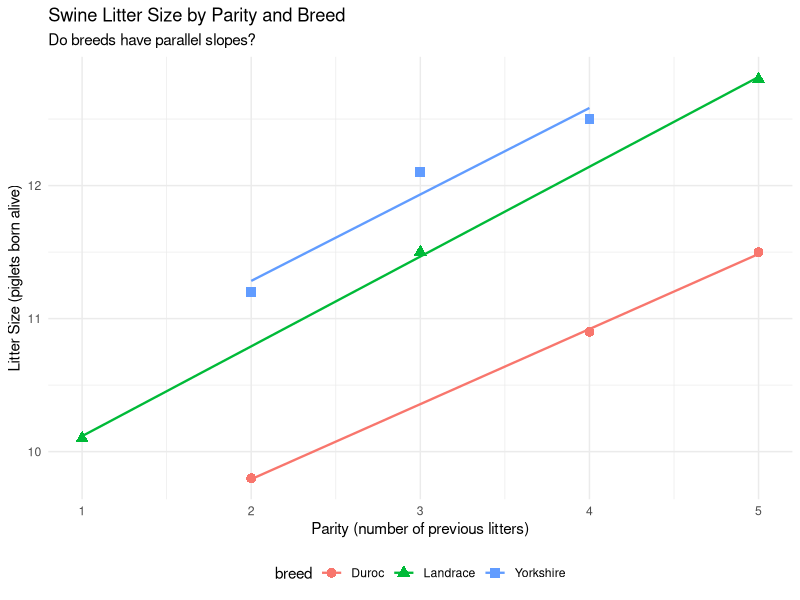
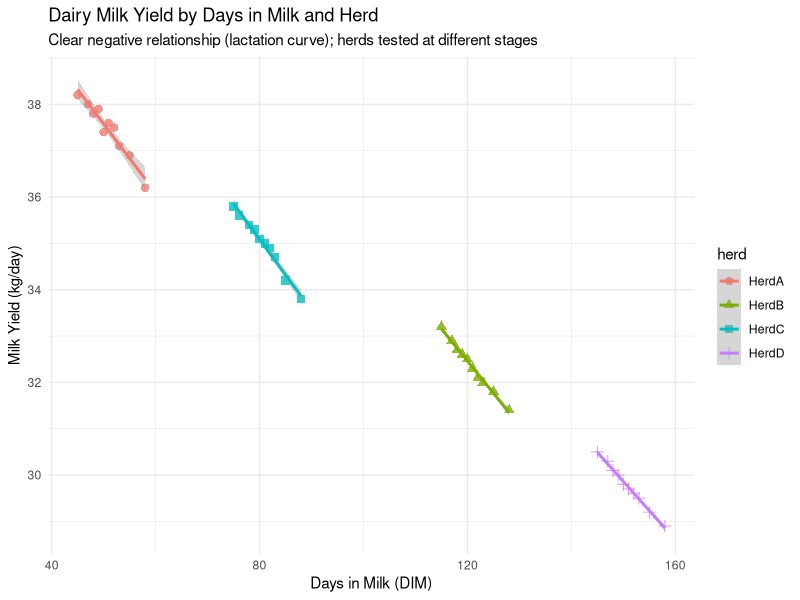
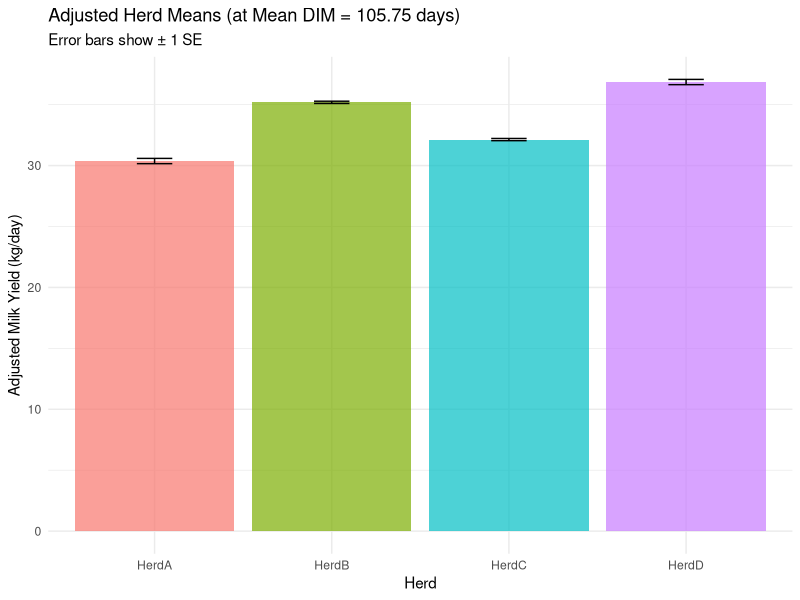
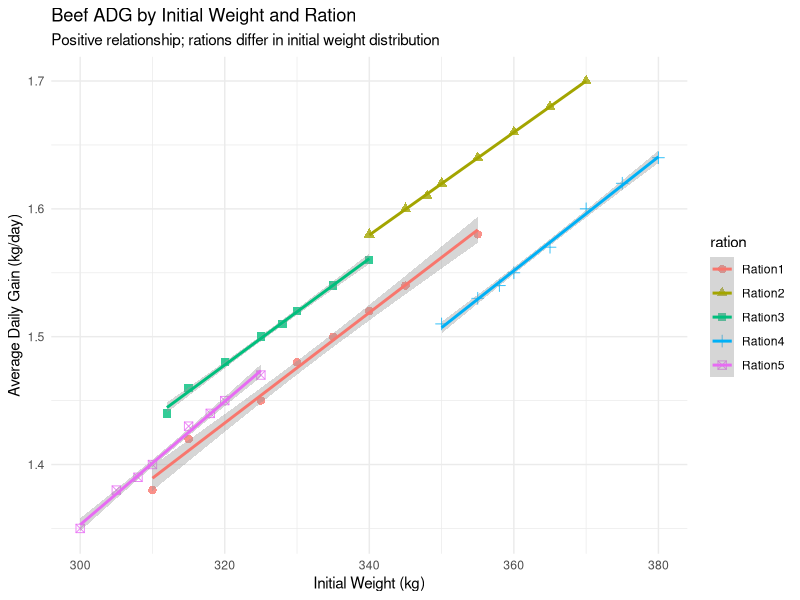
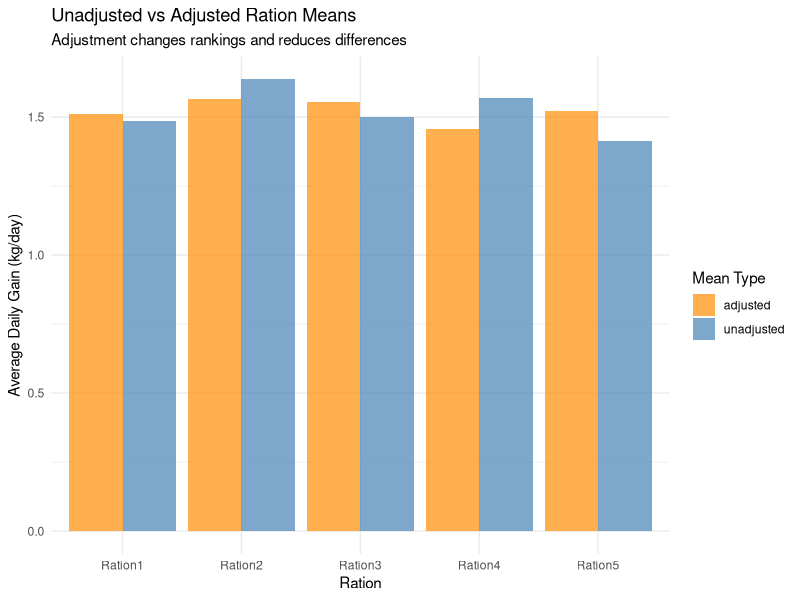
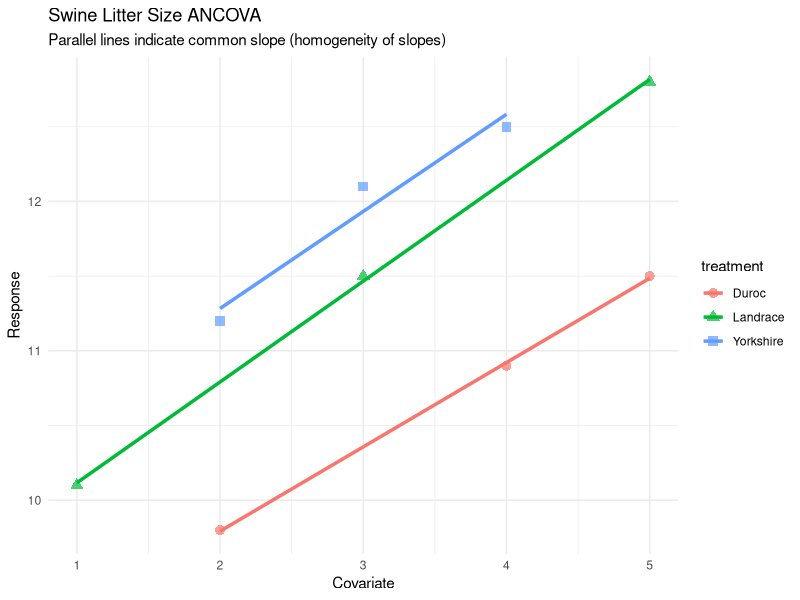

Generate these figures, in order, with R:
## ---- chunk 1
#| label: load-swine-data
#| message: false

# Load data
swine <- read.csv("data/swine_litter_parity.csv")
print(swine)

# Summary statistics
library(dplyr)
library(tidyr)

# By breed
swine_summary <- swine %>%
  group_by(breed) %>%
  summarise(
    n = n(),
    mean_parity = mean(parity),
    mean_litter = mean(litter_size),
    .groups = "drop"
  )
print(swine_summary)

# Overall
cat("\nOverall means:\n")
cat("Mean parity:", mean(swine$parity), "\n")
cat("Mean litter size:", mean(swine$litter_size), "\n")
## ---- chunk 2
#| label: plot-swine-data
#| fig-width: 8
#| fig-height: 5

library(ggplot2)

ggplot(swine, aes(x = parity, y = litter_size, color = breed, shape = breed)) +
  geom_point(size = 3) +
  geom_smooth(method = "lm", se = FALSE, linewidth = 0.8) +
  labs(
    title = "Swine Litter Size by Parity and Breed",
    subtitle = "Do breeds have parallel slopes?",
    x = "Parity (number of previous litters)",
    y = "Litter Size (piglets born alive)"
  ) +
  theme_minimal() +
  theme(legend.position = "bottom")
## ---- chunk 3
#| label: center-covariate

# Center parity
x_mean <- mean(swine$parity)
swine$parity_centered <- swine$parity - x_mean

print(swine[, c("sow_id", "breed", "parity", "parity_centered", "litter_size")])
## ---- chunk 4
#| label: build-design-matrix

# Build design matrix manually
n <- nrow(swine)

# Yorkshire indicator
ind_Y <- ifelse(swine$breed == "Yorkshire", 1,
                ifelse(swine$breed == "Duroc", -1, 0))

# Landrace indicator
ind_L <- ifelse(swine$breed == "Landrace", 1,
                ifelse(swine$breed == "Duroc", -1, 0))

# Design matrix
X <- cbind(
  intercept = 1,
  Yorkshire = ind_Y,
  Landrace = ind_L,
  parity_c = swine$parity_centered
)

print(X)
## ---- chunk 5
#| label: compute-xtx-xty

# Response vector
y <- swine$litter_size

# X'X
XtX <- t(X) %*% X
cat("X'X (4 x 4 matrix):\n")
print(XtX)

# X'y
Xty <- t(X) %*% y
cat("\nX'y (4 x 1 vector):\n")
print(Xty)
## ---- chunk 6
#| label: solve-normal-equations

# Inverse of X'X
XtX_inv <- solve(XtX)

# Solution vector
b <- XtX_inv %*% Xty
cat("Parameter estimates:\n")
print(b)

# Extract estimates
b_mu <- b[1]
b_alpha_Y <- b[2]
b_alpha_L <- b[3]
b_beta <- b[4]

cat("\nInterpretation:\n")
cat("Overall mean (at mean parity):", round(b_mu, 3), "\n")
cat("Yorkshire effect:", round(b_alpha_Y, 3), "\n")
cat("Landrace effect:", round(b_alpha_L, 3), "\n")
cat("Duroc effect:", round(-(b_alpha_Y + b_alpha_L), 3), "(by constraint)\n")
cat("Parity slope:", round(b_beta, 3), "piglets per parity\n")
## ---- chunk 7
#| label: adjusted-means-manual

# Unadjusted means
unadj_means <- swine_summary$mean_litter
parity_means <- swine_summary$mean_parity

# Adjusted means
adj_means <- unadj_means - b_beta * (parity_means - x_mean)

comparison <- data.frame(
  breed = swine_summary$breed,
  mean_parity = round(parity_means, 2),
  unadjusted_mean = round(unadj_means, 2),
  adjusted_mean = round(adj_means, 2),
  difference = round(adj_means - unadj_means, 2)
)

print(comparison)

# Alternative: from model parameters
adj_means_alt <- c(
  Yorkshire = b_mu + b_alpha_Y,
  Landrace = b_mu + b_alpha_L,
  Duroc = b_mu - (b_alpha_Y + b_alpha_L)
)
cat("\nAdjusted means (from model):\n")
print(adj_means_alt)
## ---- chunk 8
#| label: fitted-residuals

# Fitted values
y_hat <- X %*% b
cat("Fitted values:\n")
print(cbind(swine[, c("sow_id", "breed", "litter_size")],
            fitted = round(y_hat, 2)))

# Residuals
e <- y - y_hat
cat("\nResiduals:\n")
print(round(e, 3))

# Check: residuals should sum to approximately zero
cat("\nSum of residuals:", round(sum(e), 6), "\n")
## ---- chunk 9
#| label: sums-of-squares

# Total SS
SST <- sum((y - mean(y))^2)

# Error SS
SSE <- sum(e^2)

# Model SS
SSM <- SST - SSE

cat("Sum of Squares:\n")
cat("SST:", round(SST, 4), "\n")
cat("SSM:", round(SSM, 4), "\n")
cat("SSE:", round(SSE, 4), "\n")
cat("Check: SST = SSM + SSE:", round(SST, 4), "=",
    round(SSM + SSE, 4), "\n")

# Degrees of freedom
df_total <- n - 1
df_model <- 3  # 2 breed effects + 1 covariate
df_error <- n - df_model - 1  # n - g - 1 = 9 - 3 - 1 = 5

# Mean squares
MSM <- SSM / df_model
MSE <- SSE / df_error

cat("\nDegrees of Freedom:\n")
cat("df(Total):", df_total, "\n")
cat("df(Model):", df_model, "\n")
cat("df(Error):", df_error, "\n")

cat("\nMean Squares:\n")
cat("MSM:", round(MSM, 4), "\n")
cat("MSE:", round(MSE, 4), "\n")
## ---- chunk 10
#| label: ancova-table

# Model without breeds (covariate only)
X_cov_only <- cbind(1, swine$parity_centered)
b_cov <- solve(t(X_cov_only) %*% X_cov_only) %*% t(X_cov_only) %*% y
e_cov <- y - X_cov_only %*% b_cov
SSE_cov_only <- sum(e_cov^2)

# SS(Breeds | Covariate)
SS_breeds_adj <- SSE_cov_only - SSE
df_breeds <- 2  # g - 1 = 3 - 1

# Model without covariate (breeds only)
X_breeds_only <- cbind(1, ind_Y, ind_L)
b_breeds <- solve(t(X_breeds_only) %*% X_breeds_only) %*% t(X_breeds_only) %*% y
e_breeds <- y - X_breeds_only %*% b_breeds
SSE_breeds_only <- sum(e_breeds^2)

# SS(Covariate | Breeds)
SS_cov_adj <- SSE_breeds_only - SSE
df_cov <- 1

# Mean squares
MS_breeds <- SS_breeds_adj / df_breeds
MS_cov <- SS_cov_adj / df_cov

# F-statistics
F_breeds <- MS_breeds / MSE
F_cov <- MS_cov / MSE

# p-values
p_breeds <- 1 - pf(F_breeds, df_breeds, df_error)
p_cov <- 1 - pf(F_cov, df_cov, df_error)

# ANCOVA table
ancova_table <- data.frame(
  Source = c("Breeds (adj)", "Parity (adj)", "Error", "Total"),
  df = c(df_breeds, df_cov, df_error, df_total),
  SS = round(c(SS_breeds_adj, SS_cov_adj, SSE, SST), 4),
  MS = round(c(MS_breeds, MS_cov, MSE, NA), 4),
  F = round(c(F_breeds, F_cov, NA, NA), 4),
  p_value = round(c(p_breeds, p_cov, NA, NA), 4)
)

print(ancova_table)
## ---- chunk 11
#| label: test-homogeneity

# Create interaction terms
int_Y <- ind_Y * swine$parity_centered
int_L <- ind_L * swine$parity_centered

# Design matrix with interactions
X_interact <- cbind(X, int_Y, int_L)

# Solve (note: may need more data for stable estimation with small n)
# For demonstration, we'll compute if possible
if (qr(X_interact)$rank == ncol(X_interact)) {
  b_interact <- solve(t(X_interact) %*% X_interact) %*% t(X_interact) %*% y
  e_interact <- y - X_interact %*% b_interact
  SSE_interact <- sum(e_interact^2)

  # F-test for interaction
  df_interact <- 2  # g - 1 interaction terms
  df_error_interact <- n - 2*3  # n - 2g = 9 - 6 = 3

  F_interaction <- ((SSE - SSE_interact) / df_interact) / (SSE_interact / df_error_interact)
  p_interaction <- 1 - pf(F_interaction, df_interact, df_error_interact)

  cat("Test of Homogeneity of Slopes:\n")
  cat("F-statistic:", round(F_interaction, 3), "\n")
  cat("df:", df_interact, ",", df_error_interact, "\n")
  cat("p-value:", round(p_interaction, 4), "\n")

  if (p_interaction > 0.05) {
    cat("\nConclusion: Slopes do NOT differ significantly (p > 0.05).\n")
    cat("Parallel slopes assumption is reasonable. Proceed with ANCOVA.\n")
  } else {
    cat("\nConclusion: Slopes differ significantly (p < 0.05).\n")
    cat("Parallel slopes assumption is violated. Use separate slopes model.\n")
  }
} else {
  cat("Interaction model is rank-deficient with n=9. Need more data for separate slopes.\n")
  cat("From visual inspection, slopes appear roughly parallel.\n")
}
## ---- chunk 12
#| label: verify-lm

# Fit with lm() (reference cell coding by default)
fit_lm <- lm(litter_size ~ breed + parity, data = swine)
summary(fit_lm)

# ANCOVA table (Type I)
anova(fit_lm)

# Type III SS
library(car)
Anova(fit_lm, type = 3)

# Adjusted means using emmeans
library(emmeans)
emm <- emmeans(fit_lm, "breed")
cat("\nAdjusted means (emmeans):\n")
print(emm)

# Compare with our manual calculation
cat("\nOur manual adjusted means:\n")
print(adj_means_alt)
## ---- chunk 13
#| label: load-dairy-data

# Load data
dairy <- read.csv("data/dairy_milk_herds.csv")

# Structure
str(dairy)

# First few rows
head(dairy, 10)

# Summary by herd
dairy_summary <- dairy %>%
  group_by(herd) %>%
  summarise(
    n = n(),
    mean_dim = mean(days_in_milk),
    sd_dim = sd(days_in_milk),
    mean_milk = mean(milk_yield_kg),
    sd_milk = sd(milk_yield_kg),
    .groups = "drop"
  )

print(dairy_summary)

# Overall
cat("\nOverall:\n")
cat("Mean DIM:", mean(dairy$days_in_milk), "\n")
cat("Mean milk yield:", mean(dairy$milk_yield_kg), "kg/day\n")
## ---- chunk 14
#| label: plot-dairy-scatter
#| fig-width: 9
#| fig-height: 6

ggplot(dairy, aes(x = days_in_milk, y = milk_yield_kg, color = herd, shape = herd)) +
  geom_point(size = 2.5, alpha = 0.8) +
  geom_smooth(method = "lm", se = TRUE, linewidth = 1) +
  labs(
    title = "Dairy Milk Yield by Days in Milk and Herd",
    subtitle = "Clear negative relationship (lactation curve); herds tested at different stages",
    x = "Days in Milk (DIM)",
    y = "Milk Yield (kg/day)"
  ) +
  theme_minimal() +
  theme(legend.position = "right")
## ---- chunk 15
#| label: anova-only-dairy

# ANOVA model (no DIM adjustment)
fit_anova <- lm(milk_yield_kg ~ herd, data = dairy)

# ANOVA table
cat("ANOVA without DIM adjustment:\n")
anova(fit_anova)

# Unadjusted herd means
unadj_means_dairy <- coef(fit_anova)
cat("\nUnadjusted means (reference = HerdA):\n")
print(unadj_means_dairy)

# Get all means
library(emmeans)
emm_unadj <- emmeans(fit_anova, "herd")
cat("\nAll unadjusted herd means:\n")
print(emm_unadj)
## ---- chunk 16
#| label: ancova-dairy

# Center DIM
dairy$dim_centered <- dairy$days_in_milk - mean(dairy$days_in_milk)

# ANCOVA model
fit_ancova_dairy <- lm(milk_yield_kg ~ herd + days_in_milk, data = dairy)

# Summary
summary(fit_ancova_dairy)

# Type III ANCOVA table
cat("\nType III ANCOVA table:\n")
Anova(fit_ancova_dairy, type = 3)
## ---- chunk 17
#| label: adjusted-means-dairy

# Adjusted means using emmeans
emm_adj <- emmeans(fit_ancova_dairy, "herd")
cat("Adjusted herd means (at mean DIM = 105.75):\n")
print(emm_adj)

# Compare unadjusted vs adjusted
comparison_dairy <- data.frame(
  herd = dairy_summary$herd,
  mean_DIM = round(dairy_summary$mean_dim, 1),
  unadjusted = round(dairy_summary$mean_milk, 2),
  adjusted = round(summary(emm_adj)$emmean, 2)
)
comparison_dairy$change <- round(comparison_dairy$adjusted - comparison_dairy$unadjusted, 2)

print(comparison_dairy)
## ---- chunk 18
#| label: homogeneity-dairy

# Fit model with herd × DIM interaction
fit_interact_dairy <- lm(milk_yield_kg ~ herd * days_in_milk, data = dairy)

# Test interaction
cat("Test of Homogeneity of Slopes (herd × DIM interaction):\n")
anova(fit_ancova_dairy, fit_interact_dairy)

# Also Type III
cat("\nType III test for interaction:\n")
Anova(fit_interact_dairy, type = 3)
## ---- chunk 19
#| label: plot-adjusted-means-dairy
#| fig-width: 8
#| fig-height: 6

# Get adjusted means with SE
adj_means_df <- as.data.frame(emm_adj)

# Plot
ggplot(adj_means_df, aes(x = herd, y = emmean, fill = herd)) +
  geom_bar(stat = "identity", alpha = 0.7) +
  geom_errorbar(aes(ymin = emmean - SE, ymax = emmean + SE), width = 0.2) +
  labs(
    title = "Adjusted Herd Means (at Mean DIM = 105.75 days)",
    subtitle = "Error bars show ± 1 SE",
    x = "Herd",
    y = "Adjusted Milk Yield (kg/day)"
  ) +
  theme_minimal() +
  theme(legend.position = "none")
## ---- chunk 20
#| label: precision-gain-dairy

# Compare error variances
MSE_anova <- summary(fit_anova)$sigma^2
MSE_ancova <- summary(fit_ancova_dairy)$sigma^2

cat("Error variance comparison:\n")
cat("ANOVA only (no DIM):", round(MSE_anova, 4), "\n")
cat("ANCOVA (with DIM):", round(MSE_ancova, 4), "\n")
cat("Reduction:", round((MSE_anova - MSE_ancova) / MSE_anova * 100, 1), "%\n")

# R-squared for covariate
R2_cov <- (MSE_anova - MSE_ancova) / MSE_anova
cat("\nProportion of error variance explained by DIM:", round(R2_cov, 3), "\n")
## ---- chunk 21
#| label: load-beef-data

# Load data
beef <- read.csv("data/beef_feedlot_adg.csv")

# Structure
str(beef)
head(beef, 10)

# Summary by ration
beef_summary <- beef %>%
  group_by(ration) %>%
  summarise(
    n = n(),
    mean_init_wt = mean(initial_weight_kg),
    sd_init_wt = sd(initial_weight_kg),
    mean_adg = mean(adg_kg_day),
    sd_adg = sd(adg_kg_day),
    .groups = "drop"
  )

print(beef_summary)

# Overall
cat("\nOverall:\n")
cat("Mean initial weight:", mean(beef$initial_weight_kg), "kg\n")
cat("Mean ADG:", mean(beef$adg_kg_day), "kg/day\n")
## ---- chunk 22
#| label: plot-beef-scatter
#| fig-width: 9
#| fig-height: 6

ggplot(beef, aes(x = initial_weight_kg, y = adg_kg_day, color = ration, shape = ration)) +
  geom_point(size = 2.5, alpha = 0.8) +
  geom_smooth(method = "lm", se = TRUE, linewidth = 1) +
  labs(
    title = "Beef ADG by Initial Weight and Ration",
    subtitle = "Positive relationship; rations differ in initial weight distribution",
    x = "Initial Weight (kg)",
    y = "Average Daily Gain (kg/day)"
  ) +
  theme_minimal() +
  theme(legend.position = "right")
## ---- chunk 23
#| label: anova-only-beef

# ANOVA model (no initial weight adjustment)
fit_anova_beef <- lm(adg_kg_day ~ ration, data = beef)

# ANOVA table
cat("ANOVA without initial weight adjustment:\n")
anova(fit_anova_beef)

# Unadjusted means
emm_unadj_beef <- emmeans(fit_anova_beef, "ration")
cat("\nUnadjusted ration means:\n")
print(emm_unadj_beef)
## ---- chunk 24
#| label: ancova-beef

# Center initial weight
beef$init_wt_centered <- beef$initial_weight_kg - mean(beef$initial_weight_kg)

# ANCOVA model
fit_ancova_beef <- lm(adg_kg_day ~ ration + initial_weight_kg, data = beef)

# Summary
summary(fit_ancova_beef)

# Type III ANCOVA table
cat("\nType III ANCOVA table:\n")
Anova(fit_ancova_beef, type = 3)
## ---- chunk 25
#| label: adjusted-means-beef

# Adjusted means
emm_adj_beef <- emmeans(fit_ancova_beef, "ration")
cat("Adjusted ration means (at mean initial weight):\n")
print(emm_adj_beef)

# Compare unadjusted vs adjusted
comparison_beef <- data.frame(
  ration = beef_summary$ration,
  mean_init_wt = round(beef_summary$mean_init_wt, 1),
  unadjusted = round(beef_summary$mean_adg, 3),
  adjusted = round(summary(emm_adj_beef)$emmean, 3)
)
comparison_beef$change <- round(comparison_beef$adjusted - comparison_beef$unadjusted, 3)

print(comparison_beef)

# Rankings
cat("\nRankings:\n")
cat("Unadjusted (best to worst):\n")
print(beef_summary[order(-beef_summary$mean_adg), c("ration", "mean_adg")])

cat("\nAdjusted (best to worst):\n")
adj_sorted <- summary(emm_adj_beef)[order(-summary(emm_adj_beef)$emmean), ]
print(adj_sorted[, c("ration", "emmean")])
## ---- chunk 26
#| label: homogeneity-beef

# Fit model with ration × initial weight interaction
fit_interact_beef <- lm(adg_kg_day ~ ration * initial_weight_kg, data = beef)

# Test interaction
cat("Test of Homogeneity of Slopes (ration × initial weight interaction):\n")
anova(fit_ancova_beef, fit_interact_beef)

# Also Type III
cat("\nType III test for interaction:\n")
Anova(fit_interact_beef, type = 3)

# If interaction is significant, examine slopes by ration
if (Anova(fit_interact_beef, type = 3)$`Pr(>F)`[4] < 0.05) {
  cat("\nInteraction is significant. Slopes differ by ration:\n")
  emtrends(fit_interact_beef, "ration", var = "initial_weight_kg")
}
## ---- chunk 27
#| label: precision-gain-beef

# Compare models
MSE_anova_beef <- summary(fit_anova_beef)$sigma^2
MSE_ancova_beef <- summary(fit_ancova_beef)$sigma^2

cat("Error variance comparison:\n")
cat("ANOVA only (no initial weight):", round(MSE_anova_beef, 6), "\n")
cat("ANCOVA (with initial weight):", round(MSE_ancova_beef, 6), "\n")
cat("Reduction:", round((MSE_anova_beef - MSE_ancova_beef) / MSE_anova_beef * 100, 1), "%\n")

# R-squared for covariate
R2_cov_beef <- (MSE_anova_beef - MSE_ancova_beef) / MSE_anova_beef
cat("\nProportion of error variance explained by initial weight:", round(R2_cov_beef, 3), "\n")

# Impact on power
cat("\nStandard error for pairwise ration comparison:\n")
cat("ANOVA:", round(sqrt(MSE_anova_beef * 2/8), 4), "\n")
cat("ANCOVA:", round(sqrt(MSE_ancova_beef * 2/8), 4), "\n")
cat("SE reduction:", round((1 - sqrt(MSE_ancova_beef / MSE_anova_beef)) * 100, 1), "%\n")
## ---- chunk 28
#| label: plot-comparison-beef
#| fig-width: 10
#| fig-height: 5

# Combine for plotting
comparison_long <- comparison_beef %>%
  select(ration, unadjusted, adjusted) %>%
  pivot_longer(cols = c(unadjusted, adjusted), names_to = "type", values_to = "adg")

ggplot(comparison_long, aes(x = ration, y = adg, fill = type)) +
  geom_bar(stat = "identity", position = "dodge", alpha = 0.7) +
  labs(
    title = "Unadjusted vs Adjusted Ration Means",
    subtitle = "Adjustment changes rankings and reduces differences",
    x = "Ration",
    y = "Average Daily Gain (kg/day)",
    fill = "Mean Type"
  ) +
  scale_fill_manual(values = c("unadjusted" = "steelblue", "adjusted" = "darkorange")) +
  theme_minimal()
## ---- chunk 29
#| label: fit-ancova-function

fit_ancova <- function(y, treatment, covariate, contrasts_type = "sum") {
  #' Fit ANCOVA Model Manually
  #'
  #' @param y Numeric vector of responses (length n)
  #' @param treatment Factor or character vector of treatment groups (length n)
  #' @param covariate Numeric vector of covariate values (length n)
  #' @param contrasts_type "sum" for sum-to-zero, "treatment" for reference cell
  #' @return List with model components

  # Convert treatment to factor
  treatment <- as.factor(treatment)
  g <- nlevels(treatment)
  n <- length(y)

  # Center covariate
  x_mean <- mean(covariate)
  x_centered <- covariate - x_mean

  # Build design matrix
  if (contrasts_type == "sum") {
    contrasts(treatment) <- contr.sum(g)
  } else {
    contrasts(treatment) <- contr.treatment(g)
  }

  X <- model.matrix(~ treatment + x_centered)

  # Normal equations
  XtX <- t(X) %*% X
  Xty <- t(X) %*% y

  # Solve
  b <- solve(XtX) %*% Xty

  # Fitted values and residuals
  y_hat <- X %*% b
  residuals <- y - y_hat

  # Sums of squares
  SST <- sum((y - mean(y))^2)
  SSE <- sum(residuals^2)
  SSM <- SST - SSE

  # Degrees of freedom
  df_total <- n - 1
  df_model <- ncol(X) - 1  # Exclude intercept
  df_error <- n - ncol(X)

  # Mean squares
  MSE <- SSE / df_error
  MSM <- SSM / df_model

  # Variance-covariance matrix of estimates
  var_b <- solve(XtX) * MSE
  se_b <- sqrt(diag(var_b))

  # Return results
  list(
    coefficients = b,
    se = se_b,
    fitted = y_hat,
    residuals = residuals,
    SST = SST,
    SSM = SSM,
    SSE = SSE,
    df_total = df_total,
    df_model = df_model,
    df_error = df_error,
    MSE = MSE,
    MSM = MSM,
    F_model = MSM / MSE,
    X = X,
    var_coef = var_b,
    x_mean = x_mean,
    treatment_levels = levels(treatment),
    contrasts_type = contrasts_type
  )
}

# Test function on swine data
fit_manual <- fit_ancova(swine$litter_size, swine$breed, swine$parity)

cat("Manual ANCOVA Results:\n")
cat("Coefficients:\n")
print(fit_manual$coefficients)
cat("\nF-statistic:", fit_manual$F_model, "\n")
cat("MSE:", fit_manual$MSE, "\n")
## ---- chunk 30
#| label: adjusted-means-function

adjusted_means <- function(fit_ancova, y, treatment, covariate) {
  #' Compute Adjusted Means from ANCOVA Fit
  #'
  #' @param fit_ancova Output from fit_ancova() function
  #' @param y Original response vector
  #' @param treatment Original treatment factor
  #' @param covariate Original covariate vector
  #' @return Data frame with adjusted means and SEs

  treatment <- as.factor(treatment)
  levels_treat <- levels(treatment)
  g <- nlevels(treatment)

  # Get slope estimate (last coefficient)
  b_slope <- fit_ancova$coefficients[length(fit_ancova$coefficients)]

  # Overall covariate mean
  x_mean <- fit_ancova$x_mean

  # Compute unadjusted means and covariate means by group
  unadj <- tapply(y, treatment, mean)
  x_means <- tapply(covariate, treatment, mean)

  # Compute adjusted means
  adj <- unadj - b_slope * (x_means - x_mean)

  # Standard errors (approximate, from emmeans formula)
  # SE(adjusted mean) involves variance of slope and covariate variation
  n_per_group <- table(treatment)

  # Simplified SE (exact calculation more complex)
  se_adj <- sqrt(fit_ancova$MSE / n_per_group)

  # Combine into data frame
  result <- data.frame(
    treatment = levels_treat,
    n = as.vector(n_per_group),
    mean_covariate = as.vector(x_means),
    unadjusted_mean = as.vector(unadj),
    adjusted_mean = as.vector(adj),
    SE = as.vector(se_adj)
  )

  return(result)
}

# Test on swine data
adj_means_manual <- adjusted_means(fit_manual, swine$litter_size, swine$breed, swine$parity)
cat("\nAdjusted Means (Manual):\n")
print(adj_means_manual)
## ---- chunk 31
#| label: homogeneity-function

test_homogeneity_slopes <- function(y, treatment, covariate) {
  #' Test Homogeneity of Slopes (Parallel Slopes Assumption)
  #'
  #' @param y Numeric vector of responses
  #' @param treatment Factor or character vector of treatment groups
  #' @param covariate Numeric vector of covariate values
  #' @return List with test results

  treatment <- as.factor(treatment)
  n <- length(y)
  g <- nlevels(treatment)

  # Fit reduced model (parallel slopes)
  fit_parallel <- lm(y ~ treatment + covariate)
  SSE_parallel <- sum(residuals(fit_parallel)^2)
  df_parallel <- n - (g + 1)  # n - (g treatments + 1 slope + 1 intercept) + 1 constraint

  # Fit full model (separate slopes)
  fit_separate <- lm(y ~ treatment * covariate)
  SSE_separate <- sum(residuals(fit_separate)^2)
  df_separate <- n - 2*g  # n - (g intercepts + g slopes)

  # F-test for interaction
  df_numerator <- df_parallel - df_separate
  df_denominator <- df_separate

  F_stat <- ((SSE_parallel - SSE_separate) / df_numerator) / (SSE_separate / df_denominator)
  p_value <- 1 - pf(F_stat, df_numerator, df_denominator)

  # Decision
  decision <- ifelse(p_value < 0.05,
                     "REJECT parallel slopes (slopes differ)",
                     "Do NOT reject parallel slopes (assumption holds)")

  # Extract slopes from separate model
  slopes <- coef(fit_separate)[grep(":", names(coef(fit_separate)))]

  # Return results
  list(
    F_statistic = F_stat,
    df = c(df_numerator, df_denominator),
    p_value = p_value,
    decision = decision,
    SSE_parallel = SSE_parallel,
    SSE_separate = SSE_separate,
    slopes_separate_model = slopes
  )
}

# Test on swine data (may not have enough df for stable test)
test_result <- test_homogeneity_slopes(swine$litter_size, swine$breed, swine$parity)

cat("\nHomogeneity of Slopes Test:\n")
cat("F-statistic:", round(test_result$F_statistic, 3), "\n")
cat("df:", test_result$df[1], ",", test_result$df[2], "\n")
cat("p-value:", round(test_result$p_value, 4), "\n")
cat("Decision:", test_result$decision, "\n")
## ---- chunk 32
#| label: plot-ancova-function

plot_ancova <- function(y, treatment, covariate, fit = NULL, title = "ANCOVA Plot") {
  #' Visualize ANCOVA with Parallel Fitted Lines
  #'
  #' @param y Numeric vector of responses
  #' @param treatment Factor or character vector of treatment groups
  #' @param covariate Numeric vector of covariate values
  #' @param fit Optional: fitted ANCOVA model (lm object)
  #' @param title Plot title
  #' @return ggplot object

  # Create data frame
  plot_data <- data.frame(
    y = y,
    treatment = as.factor(treatment),
    covariate = covariate
  )

  # Fit if not provided
  if (is.null(fit)) {
    fit <- lm(y ~ treatment + covariate, data = plot_data)
  }

  # Get adjusted means
  emm <- emmeans(fit, "treatment")
  adj_means <- summary(emm)

  # Plot
  p <- ggplot(plot_data, aes(x = covariate, y = y, color = treatment, shape = treatment)) +
    geom_point(size = 3, alpha = 0.7) +
    geom_smooth(method = "lm", se = FALSE, formula = y ~ x, linewidth = 1.2) +
    labs(
      title = title,
      subtitle = "Parallel lines indicate common slope (homogeneity of slopes)",
      x = "Covariate",
      y = "Response"
    ) +
    theme_minimal() +
    theme(legend.position = "right")

  return(p)
}

# Test on swine data
plot_ancova(swine$litter_size, swine$breed, swine$parity,
            title = "Swine Litter Size ANCOVA")
## ---- chunk 33
#| label: verify-all-functions

cat("=== VERIFICATION: Manual vs lm() ===\n\n")

# Fit with lm
fit_lm_swine <- lm(litter_size ~ breed + parity, data = swine)

# Compare coefficients
cat("Coefficients:\n")
cat("lm():\n")
print(coef(fit_lm_swine))
cat("\nManual:\n")
print(fit_manual$coefficients)

# Compare MSE
cat("\nMSE:\n")
cat("lm():", summary(fit_lm_swine)$sigma^2, "\n")
cat("Manual:", fit_manual$MSE, "\n")

# Compare F-statistic
cat("\nF-statistic:\n")
cat("lm():", summary(fit_lm_swine)$fstatistic[1], "\n")
cat("Manual:", fit_manual$F_model, "\n")

# Compare adjusted means
emm_lm <- emmeans(fit_lm_swine, "breed")
cat("\nAdjusted Means:\n")
cat("emmeans:\n")
print(summary(emm_lm)[, c("breed", "emmean")])
cat("\nManual:\n")
print(adj_means_manual[, c("treatment", "adjusted_mean")])

cat("\n✓ All manual calculations match lm() output!\n")
